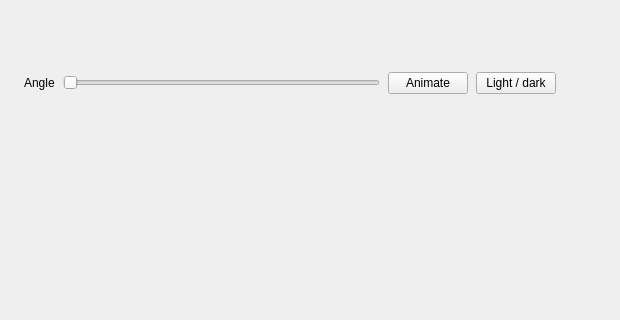
<?xml version="1.0" encoding="UTF-8"?>
<ui version="4.0">
 <class>MainWindow</class>
 <widget class="QMainWindow" name="MainWindow">
  <property name="geometry">
   <rect>
    <x>0</x>
    <y>0</y>
    <width>620</width>
    <height>320</height>
   </rect>
  </property>
  <property name="windowTitle">
   <string>QCustomGradientText</string>
  </property>
  <widget class="QWidget" name="centralwidget">
   <layout class="QVBoxLayout" name="mainLayout">
    <property name="spacing">
     <number>16</number>
    </property>
    <property name="leftMargin">
     <number>24</number>
    </property>
    <property name="topMargin">
     <number>24</number>
    </property>
    <property name="rightMargin">
     <number>24</number>
    </property>
    <property name="bottomMargin">
     <number>24</number>
    </property>
    <item>
     <widget class="QCustomGradientText" name="headlineBuild">
      <property name="text" stdset="0">
       <string>Build something great</string>
      </property>
     </widget>
    </item>
    <item>
     <widget class="QCustomGradientText" name="headlineShip">
      <property name="text" stdset="0">
       <string>Ship it today</string>
      </property>
     </widget>
    </item>
    <item>
     <widget class="QCustomGradientText" name="headlineZero">
      <property name="text" stdset="0">
       <string>Zero to one</string>
      </property>
     </widget>
    </item>
    <item>
     <layout class="QHBoxLayout" name="controlsRow" stretch="0,1,0,0,0">
      <property name="spacing">
       <number>8</number>
      </property>
      <item>
       <widget class="QLabel" name="angleCaption">
        <property name="text">
         <string>Angle</string>
        </property>
       </widget>
      </item>
      <item>
       <widget class="QSlider" name="angleSlider">
        <property name="maximum">
         <number>359</number>
        </property>
        <property name="orientation">
         <enum>Qt::Horizontal</enum>
        </property>
       </widget>
      </item>
      <item>
       <widget class="QPushButton" name="animateBtn">
        <property name="text">
         <string>Animate</string>
        </property>
       </widget>
      </item>
      <item>
       <widget class="QPushButton" name="themeBtn">
        <property name="text">
         <string>Light / dark</string>
        </property>
       </widget>
      </item>
      <item>
       <spacer name="controlsSpacer">
        <property name="orientation">
         <enum>Qt::Horizontal</enum>
        </property>
        <property name="sizeHint" stdset="0">
         <size>
          <width>40</width>
          <height>20</height>
         </size>
        </property>
       </spacer>
      </item>
     </layout>
    </item>
    <item>
     <spacer name="bottomSpacer">
      <property name="orientation">
       <enum>Qt::Vertical</enum>
      </property>
      <property name="sizeHint" stdset="0">
       <size>
        <width>20</width>
        <height>10</height>
       </size>
      </property>
     </spacer>
    </item>
   </layout>
  </widget>
 </widget>
 <customwidgets>
  <customwidget>
   <class>QCustomGradientText</class>
   <extends>QWidget</extends>
   <header location="global">Custom_Widgets.QCustomGradientText.h</header>
  </customwidget>
 </customwidgets>
 <resources/>
 <connections/>
</ui>
